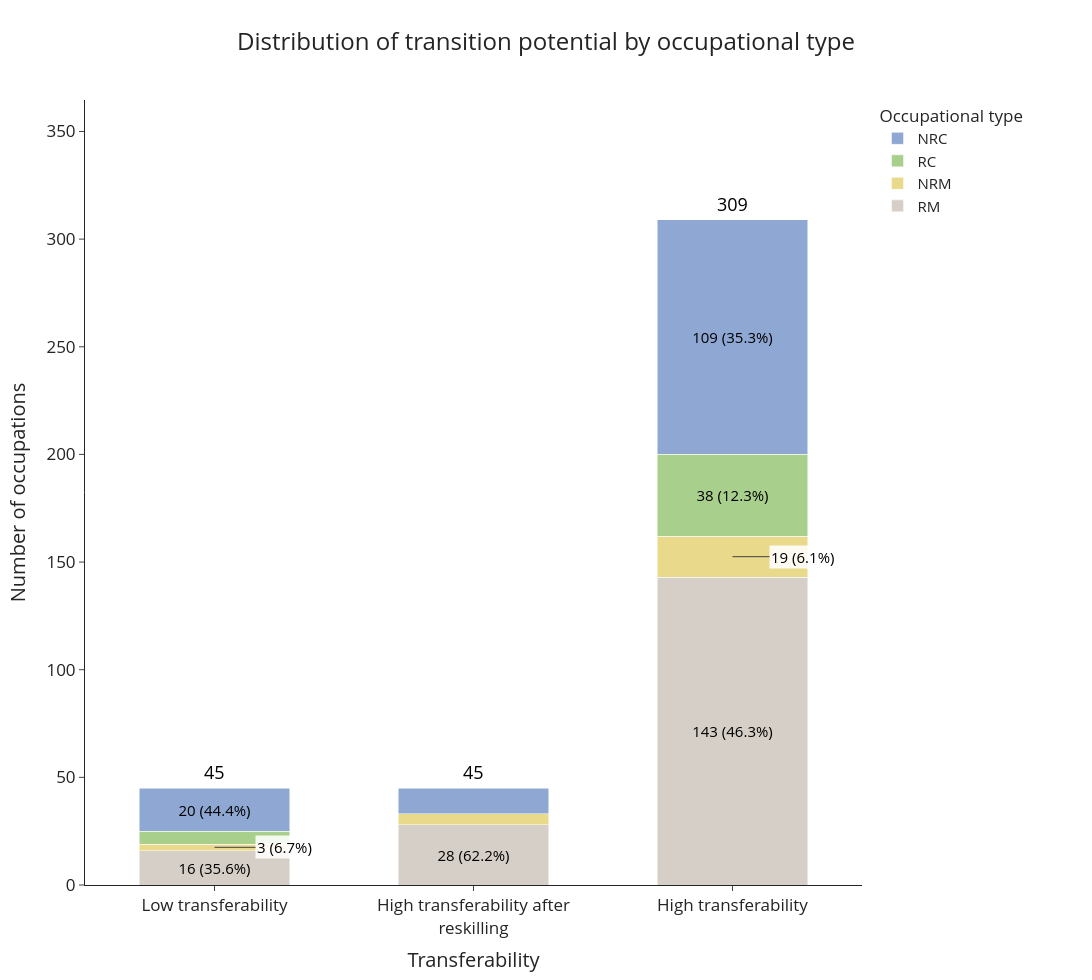

Notebook cell for this chart:
### Code cell
# Fig 2B picture drawing
import pandas as pd
import plotly.graph_objects as go
import plotly.io as pio

# =========================
# 1. Load data
# =========================
df = pd.read_excel(
    "Your path/Stranded_Occupations_Replication/Data/use/simocc885&851_uq.xlsx"
)

# =========================
# 2. Map transferability
# =========================
transfer_map = {
    0: "Low transferability",
    1: "High transferability after reskilling",
    2: "High transferability"
}
df["Transferability"] = df["simocc_885_uq"].map(transfer_map)

# =========================
# 3. Process skill type
# =========================
skill_cols = ["nrm", "rm", "nrc", "rc"]
for col in skill_cols:
    df[col] = pd.to_numeric(df[col], errors="coerce").fillna(0)

df["Skill Type"] = df[skill_cols].idxmax(axis=1)

skill_map = {
    "nrc": "NRC",
    "rc": "RC",
    "nrm": "NRM",
    "rm": "RM"
}
df["Skill Type"] = df["Skill Type"].map(skill_map)

# =========================
# 4. Aggregate statistics
# =========================
transfer_order = [
    "Low transferability",
    "High transferability after reskilling",
    "High transferability"
]

x_labels = [
    "Low transferability",
    "High transferability after<br>reskilling",
    "High transferability"
]

skill_order = ["RM","NRM","RC","NRC" ]

count_df = (
    df.groupby(["Transferability", "Skill Type"])
      .size()
      .unstack(fill_value=0)
      .reindex(index=transfer_order, columns=skill_order, fill_value=0)
)

totals = count_df.sum(axis=1)
share_df = count_df.div(totals, axis=0).fillna(0)

# =========================
# 5. Color settings
# =========================
color_map = {
    "NRC": "#8EA7D3",   # blue
    "RC":  "#A8CF8B",   # green
    "NRM": "#E9D98B",   # yellow
    "RM":  "#D6CFC7"    # gray-purple
}

# =========================
# 6. Draw stacked bar chart
# =========================
fig = go.Figure()

small_threshold = 0.07
count_threshold = 5
fixed_font_size = 15

for skill in skill_order:
    counts = count_df[skill].tolist()
    shares = share_df[skill].tolist()

    text_labels = []
    for c, s in zip(counts, shares):
        if c > 0 and s >= small_threshold and c >= count_threshold:
            text_labels.append(f"{c} ({s*100:.1f}%)")
        else:
            text_labels.append("")

    fig.add_trace(go.Bar(
        x=x_labels,
        y=counts,
        name=skill,
        marker_color=color_map[skill],
        width=0.58,
        text=text_labels,
        textposition="inside",
        textfont=dict(size=fixed_font_size, color="black"),
        insidetextanchor="middle",
        cliponaxis=False,
        customdata=shares,
        hovertemplate=(
            f"<b>{skill}</b><br>"
            "Transferability: %{x}<br>"
            "Count: %{y}<br>"
            "Share within group: %{customdata:.1%}<br>"
            "<extra></extra>"
        )
    ))

# =========================
# 7. Total count on top
# =========================
for x, total in zip(x_labels, totals):
    fig.add_annotation(
        x=x,
        y=total,
        text=str(int(total)),
        showarrow=False,
        yshift=16,
        font=dict(size=18, color="black")
    )

# =========================
# 8. External labels for small segments
# =========================
cum_df = count_df.cumsum(axis=1)

for i, transfer in enumerate(transfer_order):
    x = x_labels[i]

    for skill in skill_order:
        c = count_df.loc[transfer, skill]
        s = share_df.loc[transfer, skill]

        if c == 0:
            continue

        y_top = cum_df.loc[transfer, skill]
        y_bottom = y_top - c
        y_mid = (y_top + y_bottom) / 2

        if s < small_threshold or c < count_threshold:
            fig.add_annotation(
                x=x,
                y=y_mid,
                text=f"{c} ({s*100:.1f}%)",
                showarrow=True,
                arrowhead=0,
                ax=70,
                ay=0,
                font=dict(size=fixed_font_size, color="black"),
                bgcolor="rgba(255,255,255,0.88)",
                bordercolor="rgba(0,0,0,0)"
            )

# =========================
# 9. Beautify the figure
# =========================
fig.update_layout(
    barmode="stack",
    template="simple_white",
    width=1150,
    height=980,
    bargap=0.30,
    uniformtext=dict(
        minsize=fixed_font_size,
        mode="hide"
    ),
    title=dict(
        text="Distribution of transition potential by occupational type",
        x=0.5,
        xanchor="center",
        font=dict(size=24)
    ),
    xaxis=dict(
        title="Transferability",
        title_font=dict(size=20),
        tickfont=dict(size=17)
    ),
    yaxis=dict(
        title="Number of occupations",
        title_font=dict(size=20),
        tickfont=dict(size=17),
        range=[0, max(totals) * 1.18]
    ),
    legend=dict(
        title="Occupational type",
        title_font=dict(size=17),
        font=dict(size=15),
        orientation="v",
        x=1.02,
        y=1
    ),
    margin=dict(t=100, l=85, r=230, b=95)
)

fig.show()

# Export
pio.write_image(
    fig,
    "Your path/Stranded_Occupations_Replication/Data/temp/fig2b.svg"
)

### Figure 1 — Plotly figure (JSON) as saved in the notebook; plotly's stock layout.template omitted (floating-point values rounded to 4 significant figures)
{"data": [{"cliponaxis": false, "customdata": [0.3556, 0.6222, 0.4628], "hovertemplate": "<b>RM</b><br>Transferability: %{x}<br>Count: %{y}<br>Share within group: %{customdata:.1%}<br><extra></extra>", "insidetextanchor": "middle", "marker": {"color": "#D6CFC7"}, "name": "RM", "text": ["16 (35.6%)", "28 (62.2%)", "143 (46.3%)"], "textfont": {"color": "black", "size": 15}, "textposition": "inside", "type": "bar", "width": 0.58, "x": ["Low transferability", "High transferability after<br>reskilling", "High transferability"], "y": [16, 28, 143]}, {"cliponaxis": false, "customdata": [0.06667, 0.1111, 0.06149], "hovertemplate": "<b>NRM</b><br>Transferability: %{x}<br>Count: %{y}<br>Share within group: %{customdata:.1%}<br><extra></extra>", "insidetextanchor": "middle", "marker": {"color": "#E9D98B"}, "name": "NRM", "text": ["", "5 (11.1%)", ""], "textfont": {"color": "black", "size": 15}, "textposition": "inside", "type": "bar", "width": 0.58, "x": ["Low transferability", "High transferability after<br>reskilling", "High transferability"], "y": [3, 5, 19]}, {"cliponaxis": false, "customdata": [0.1333, 0, 0.123], "hovertemplate": "<b>RC</b><br>Transferability: %{x}<br>Count: %{y}<br>Share within group: %{customdata:.1%}<br><extra></extra>", "insidetextanchor": "middle", "marker": {"color": "#A8CF8B"}, "name": "RC", "text": ["6 (13.3%)", "", "38 (12.3%)"], "textfont": {"color": "black", "size": 15}, "textposition": "inside", "type": "bar", "width": 0.58, "x": ["Low transferability", "High transferability after<br>reskilling", "High transferability"], "y": [6, 0, 38]}, {"cliponaxis": false, "customdata": [0.4444, 0.2667, 0.3528], "hovertemplate": "<b>NRC</b><br>Transferability: %{x}<br>Count: %{y}<br>Share within group: %{customdata:.1%}<br><extra></extra>", "insidetextanchor": "middle", "marker": {"color": "#8EA7D3"}, "name": "NRC", "text": ["20 (44.4%)", "12 (26.7%)", "109 (35.3%)"], "textfont": {"color": "black", "size": 15}, "textposition": "inside", "type": "bar", "width": 0.58, "x": ["Low transferability", "High transferability after<br>reskilling", "High transferability"], "y": [20, 12, 109]}], "layout": {"annotations": [{"font": {"color": "black", "size": 18}, "showarrow": false, "text": "45", "x": "Low transferability", "y": 45, "yshift": 16}, {"font": {"color": "black", "size": 18}, "showarrow": false, "text": "45", "x": "High transferability after<br>reskilling", "y": 45, "yshift": 16}, {"font": {"color": "black", "size": 18}, "showarrow": false, "text": "309", "x": "High transferability", "y": 309, "yshift": 16}, {"arrowhead": 0, "ax": 70, "ay": 0, "bgcolor": "rgba(255,255,255,0.88)", "bordercolor": "rgba(0,0,0,0)", "font": {"color": "black", "size": 15}, "showarrow": true, "text": "3 (6.7%)", "x": "Low transferability", "y": 17.5}, {"arrowhead": 0, "ax": 70, "ay": 0, "bgcolor": "rgba(255,255,255,0.88)", "bordercolor": "rgba(0,0,0,0)", "font": {"color": "black", "size": 15}, "showarrow": true, "text": "19 (6.1%)", "x": "High transferability", "y": 152.5}], "bargap": 0.3, "barmode": "stack", "height": 980, "legend": {"font": {"size": 15}, "orientation": "v", "title": {"font": {"size": 17}, "text": "Occupational type"}, "x": 1.02, "y": 1}, "margin": {"b": 95, "l": 85, "r": 230, "t": 100}, "title": {"font": {"size": 24}, "text": "Distribution of transition potential by occupational type", "x": 0.5, "xanchor": "center"}, "uniformtext": {"minsize": 15, "mode": "hide"}, "width": 1150, "xaxis": {"tickfont": {"size": 17}, "title": {"font": {"size": 20}, "text": "Transferability"}}, "yaxis": {"range": [0, 364.6], "tickfont": {"size": 17}, "title": {"font": {"size": 20}, "text": "Number of occupations"}}}}
